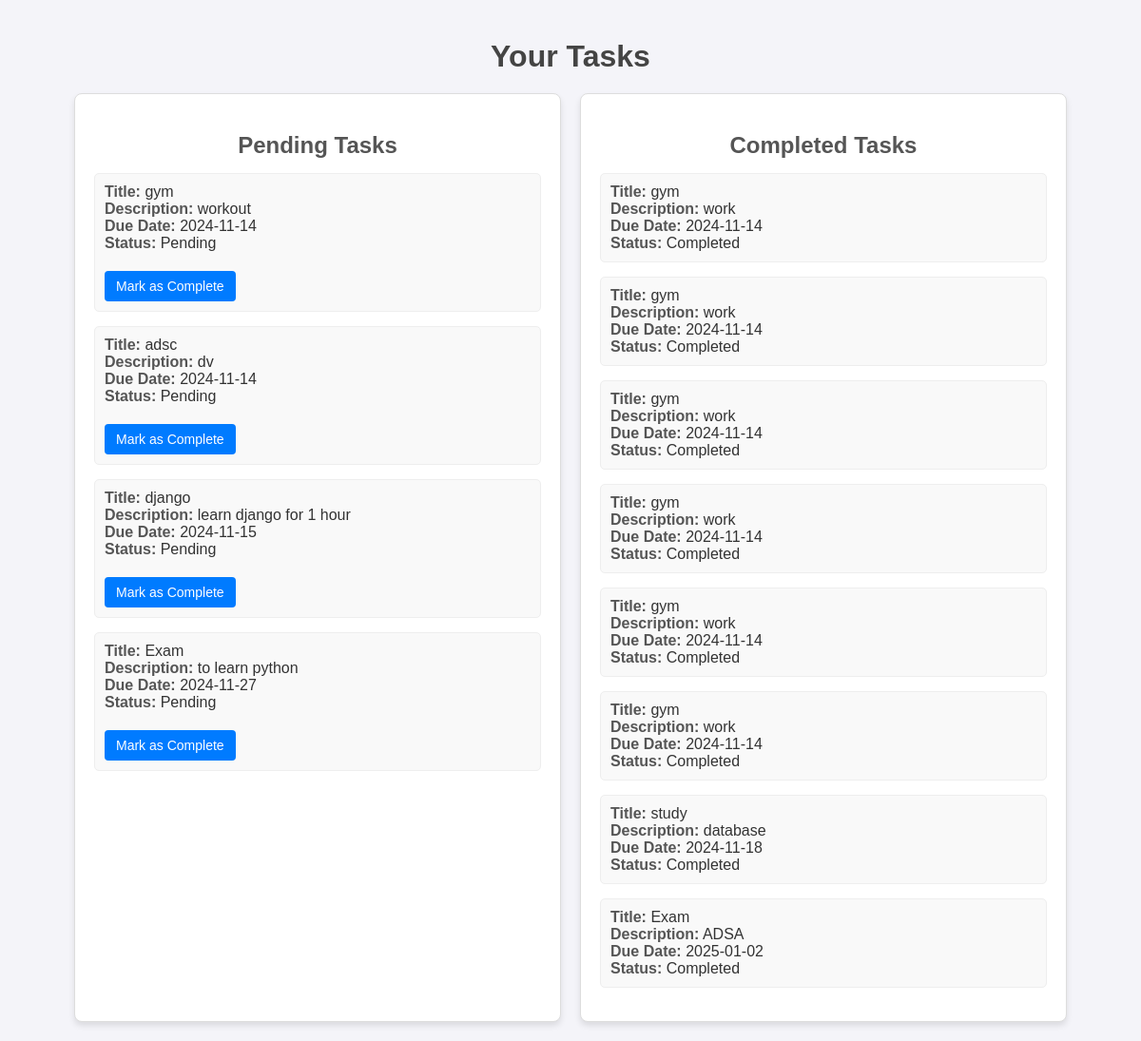
The page /diplayTL/ on the database its author committed.
### polls/models.py (models this page shows, shortened)
class Task(models.Model):
    user = models.ForeignKey(User,on_delete=models.CASCADE)
    title = models.CharField(max_length=200)
    description = models.TextField(blank=True)
    due_date =models.DateField(null=True,blank=True)
    priority =models.CharField(max_length=20 ,choices=[('High','High'),('Medium','Medium'),('Low','Low')])
    status = models.CharField(max_length=20 ,choices=[('Pending','Pending'),('Completed','completed')])
    is_completed = models.BooleanField(default=False)

### polls/views.py (the view)
# urls.py: path("diplayTL/",views.display_tasks,name="displayTL"),
def display_tasks(request):
    pending_tasks = Task.objects.filter(is_completed=False)
    completed_tasks = Task.objects.filter(is_completed=True)
    return render(request, 'polls/displayTL.html', {
        'pending_tasks': pending_tasks,
        'completed_tasks': completed_tasks,
    })

### polls/templates/polls/displayTL.html (shortened to what this page needs)
<!DOCTYPE html>
<html lang="en">
<head>
</head>
<body>
    <h1>Your Tasks</h1>
    <div class="container">
        <div class="task-box">
            <h2>Pending Tasks</h2>
            <ul>
                {% for task in pending_tasks %}
                    <li>
                        <strong>Title:</strong> {{ task.title }}<br>
                        <strong>Description:</strong> {{ task.description }}<br>
                        <strong>Due Date:</strong> {{ task.due_date|date:"Y-m-d" }}<br>
                        <strong>Status:</strong> Pending<br>
                        <form action="{% url 'complete_task' task.id %}" method="POST" style="margin-top: 10px;">
                            <button type="submit">Mark as Complete</button>
                        </form>
                    </li>
                {% empty %}
                    <p>No pending tasks available.</p>
                {% endfor %}
            </ul>
        </div>
        <div class="task-box">
            <h2>Completed Tasks</h2>
            <ul>
                {% for task in completed_tasks %}
                    <li>
                        <strong>Title:</strong> {{ task.title }}<br>
                        <strong>Description:</strong> {{ task.description }}<br>
                        <strong>Due Date:</strong> {{ task.due_date|date:"Y-m-d" }}<br>
                        <strong>Status:</strong> Completed<br>
                    </li>
                {% empty %}
                    <p>No completed tasks available.</p>
                {% endfor %}
            </ul>
        </div>
    </div>
</body>
</html>

### polls/templates/polls/displayTL.html (style rules this page uses)
body { font-family: Arial, sans-serif; margin: 0; padding: 20px; background-color: #f4f4f9; color: #333; display: flex; flex-direction: column; align-items: center; }
h1 { margin-bottom: 20px; color: #444; }
.container { display: flex; gap: 20px; flex-wrap: wrap; justify-content: center; width: 90%; }
.task-box { flex: 1 1 300px; max-width: 500px; padding: 20px; border: 1px solid #ddd; border-radius: 8px; background-color: #ffffff; box-shadow: 0px 4px 6px rgba(0, 0, 0, 0.1); }
h2 { text-align: center; margin-bottom: 15px; color: #555; }
ul { list-style-type: none; padding: 0; margin: 0; }
li { margin-bottom: 15px; padding: 10px; background-color: #f9f9f9; border-radius: 5px; border: 1px solid #eee; }
li strong { color: #555; }
li button { margin-top: 10px; padding: 8px 12px; background-color: #007BFF; color: white; border: none; border-radius: 4px; cursor: pointer; font-size: 14px; }

### rows shown on the page
Task: title "gym", description "workout", due_date "2024-11-14"
Task: title "adsc", description "dv", due_date "2024-11-14"
Task: title "django", description "learn django for 1 hour", due_date "2024-11-15"
Task: title "Exam", description "to learn python", due_date "2024-11-27"
Task: title "gym", description "work", due_date "2024-11-14"
Task: title "gym", description "work", due_date "2024-11-14"
Task: title "gym", description "work", due_date "2024-11-14"
Task: title "gym", description "work", due_date "2024-11-14"
Task: title "gym", description "work", due_date "2024-11-14"
Task: title "gym", description "work", due_date "2024-11-14"
Task: title "study", description "database", due_date "2024-11-18"
Task: title "Exam", description "ADSA", due_date "2025-01-02"
